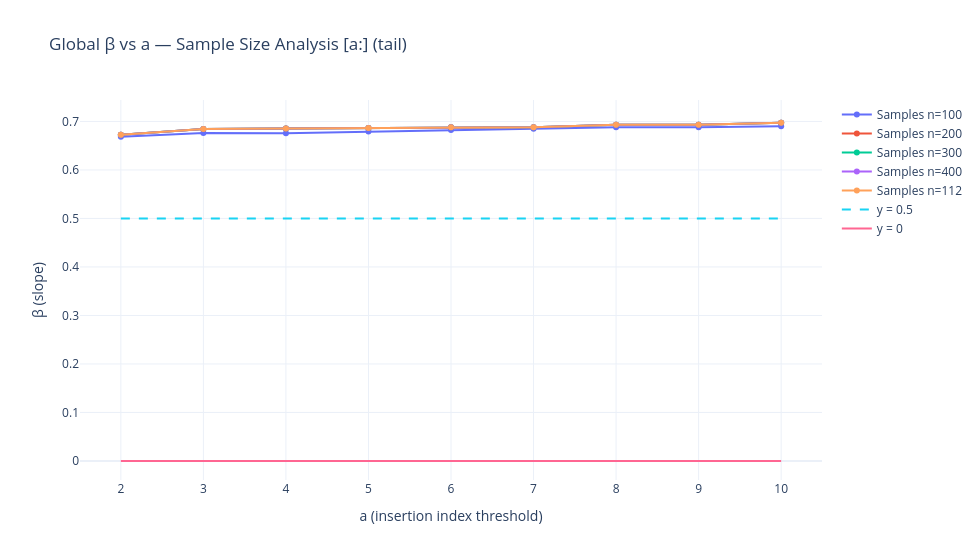

Source (notebook cell):
### Code cell
# ================= SAMPLE SIZE ANALYSIS (tail [a:] only) =================
sample_sizes = [100, 200, 300, 400, "all"]
fig2 = go.Figure()

# Get all sample IDs (no volatility filtering)
all_sample_ids = list(merged['id'])
print(f"Total available samples: {len(all_sample_ids)}")

for sample_limit in sample_sizes:
    if sample_limit == "all":
        current_sample_ids = all_sample_ids
        label_suffix = f"n={len(current_sample_ids)}"
    else:
        current_sample_ids = all_sample_ids[:sample_limit]
        label_suffix = f"n={sample_limit}"
    
    print(f"Processing {label_suffix}")
    
    # Filter your dicts
    b_dict_filt = {k: b_dict[k] for k in current_sample_ids if k in b_dict}
    m_dict_filt = {k: m_dict[k] for k in current_sample_ids if k in m_dict}
    
    # Compute points & coeffs
    points_df, coeffs_df = _compute_points_and_coeffs_like_dashboard(
        b_dict_filt, m_dict_filt,
        hist_steps=hist_steps, gen_block=gen_block, num_insertions=num_insertions, tick_size=100
    )
    
    if DEBUG:
        debug_points_df(points_df, tag=f"({label_suffix})")
    if points_df is None or len(points_df) == 0:
        continue
    
    # Column mapping
    COL_INS = "insertion" if "insertion" in points_df.columns else _safe_col(points_df, "insertion", ["ins_idx", "idx"])
    COL_X = "x" if "x" in points_df.columns else _safe_col(points_df, "x", ["log_qv"])
    COL_Y = "y" if "y" in points_df.columns else _safe_col(points_df, "y", ["log_impact"])
    
    ins_series = pd.to_numeric(points_df[COL_INS], errors="coerce").dropna().astype(int)
    ins_min, ins_max = int(ins_series.min()), int(ins_series.max())
    
    # Global alpha for fixed-intercept fit
    alpha_global = float(coeffs_df["alpha_hat"].mean(skipna=True)) if not coeffs_df.empty else 0.0
    
    def _fixed_intercept_beta(sub_df):
        """
        Compute beta with fixed intercept using beta_fit function
        """
        if sub_df is None or len(sub_df) < 2:
            return np.nan
        X = pd.to_numeric(sub_df[COL_X], errors="coerce").to_numpy(dtype=float)
        Y = pd.to_numeric(sub_df[COL_Y], errors="coerce").to_numpy(dtype=float)
        valid = np.isfinite(X) & np.isfinite(Y) & (X != 0)
        if np.sum(valid) < 2:
            return np.nan
        beta = beta_fit(X[valid], Y[valid], alpha_global, method=est_method)
        return beta
    
    # Tail [a:] only
    a_tail = list(range(ins_min, ins_max + 1))
    betas_tail = []
    for a in a_tail:
        sub = points_df[points_df[COL_INS] >= a]
        betas_tail.append(_fixed_intercept_beta(sub))
    
    # Plot
    fig2.add_trace(go.Scatter(
        x=a_tail, y=betas_tail, mode="lines+markers",
        name=f"Samples {label_suffix}"
    ))

# Guides for second plot
if len(fig2.data) > 0:
    all_x = np.concatenate([np.asarray(tr.x, dtype=float) for tr in fig2.data if len(tr.x)])
    x_min, x_max = int(np.nanmin(all_x)), int(np.nanmax(all_x))
else:
    x_min, x_max = 1, 20
fig2.add_trace(go.Scatter(x=[x_min, x_max], y=[0.5, 0.5], mode="lines", line=dict(dash="dash"), name="y = 0.5"))
fig2.add_trace(go.Scatter(x=[x_min, x_max], y=[0, 0], mode="lines", name="y = 0"))

fig2.update_xaxes(title_text="a (insertion index threshold)", dtick=1)
fig2.update_yaxes(title_text="β (slope)")
fig2.update_layout(
    title="Global β vs a — Sample Size Analysis [a:] (tail)",
    template="plotly_white", width=980, height=560
)
fig2.show()

### Figure 1 — Plotly figure (JSON) as saved in the notebook; plotly's stock layout.template omitted (floating-point values rounded to 4 significant figures)
{"data": [{"mode": "lines+markers", "name": "Samples n=100", "type": "scatter", "x": [2, 3, 4, 5, 6, 7, 8, 9, 10], "y": [0.6683, 0.6762, 0.6759, 0.6792, 0.6822, 0.685, 0.6878, 0.6879, 0.69]}, {"mode": "lines+markers", "name": "Samples n=200", "type": "scatter", "x": [2, 3, 4, 5, 6, 7, 8, 9, 10], "y": [0.6724, 0.6846, 0.6857, 0.6865, 0.6879, 0.6881, 0.6931, 0.6931, 0.6973]}, {"mode": "lines+markers", "name": "Samples n=300", "type": "scatter", "x": [2, 3, 4, 5, 6, 7, 8, 9, 10], "y": [0.6724, 0.6846, 0.6857, 0.6865, 0.6879, 0.6881, 0.6931, 0.6931, 0.6973]}, {"mode": "lines+markers", "name": "Samples n=400", "type": "scatter", "x": [2, 3, 4, 5, 6, 7, 8, 9, 10], "y": [0.6724, 0.6846, 0.6857, 0.6865, 0.6879, 0.6881, 0.6931, 0.6931, 0.6973]}, {"mode": "lines+markers", "name": "Samples n=112", "type": "scatter", "x": [2, 3, 4, 5, 6, 7, 8, 9, 10], "y": [0.6724, 0.6846, 0.6857, 0.6865, 0.6879, 0.6881, 0.6931, 0.6931, 0.6973]}, {"line": {"dash": "dash"}, "mode": "lines", "name": "y = 0.5", "type": "scatter", "x": [2, 10], "y": [0.5, 0.5]}, {"mode": "lines", "name": "y = 0", "type": "scatter", "x": [2, 10], "y": [0, 0]}], "layout": {"height": 560, "title": {"text": "Global β vs a — Sample Size Analysis [a:] (tail)"}, "width": 980, "xaxis": {"dtick": 1, "title": {"text": "a (insertion index threshold)"}}, "yaxis": {"title": {"text": "β (slope)"}}}}
